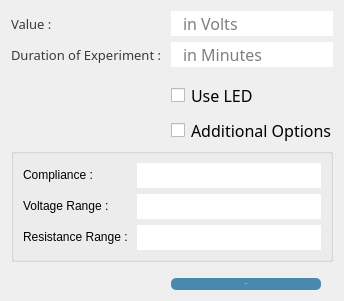
                     <widget class="QWidget" name="cont_voltage">
                      <layout class="QFormLayout" name="formLayout_2">
                       <item row="0" column="0">
                        <widget class="QLabel" name="label_17">
                         <property name="font">
                          <font>
                           <family>KacstTitleL</family>
                           <pointsize>10</pointsize>
                          </font>
                         </property>
                         <property name="styleSheet">
                          <string notr="true">color:#3a3a3a;</string>
                         </property>
                         <property name="text">
                          <string>Value : </string>
                         </property>
                        </widget>
                       </item>
                       <item row="0" column="1">
                        <widget class="QLineEdit" name="voltageValue_2">
                         <property name="font">
                          <font>
                           <family>KacstTitleL</family>
                           <pointsize>12</pointsize>
                          </font>
                         </property>
                         <property name="styleSheet">
                          <string notr="true">border-radius:15;padding-left:10px;</string>
                         </property>
                         <property name="placeholderText">
                          <string>in Volts</string>
                         </property>
                        </widget>
                       </item>
                       <item row="2" column="0">
                        <widget class="QLabel" name="label_18">
                         <property name="font">
                          <font>
                           <family>KacstTitleL</family>
                           <pointsize>10</pointsize>
                          </font>
                         </property>
                         <property name="styleSheet">
                          <string notr="true">color:#3a3a3a;</string>
                         </property>
                         <property name="text">
                          <string>Duration of Experiment : </string>
                         </property>
                        </widget>
                       </item>
                       <item row="2" column="1">
                        <widget class="QLineEdit" name="duration_2">
                         <property name="font">
                          <font>
                           <family>KacstTitleL</family>
                           <pointsize>12</pointsize>
                          </font>
                         </property>
                         <property name="styleSheet">
                          <string notr="true">border-radius:15;padding-left:10px;</string>
                         </property>
                         <property name="placeholderText">
                          <string>in Minutes</string>
                         </property>
                        </widget>
                       </item>
                       <item row="4" column="1">
                        <widget class="QCheckBox" name="toggle_led0">
                         <property name="font">
                          <font>
                           <family>KacstTitleL</family>
                           <pointsize>12</pointsize>
                          </font>
                         </property>
                         <property name="styleSheet">
                          <string notr="true">margin-top: 10px;</string>
                         </property>
                         <property name="text">
                          <string>Use LED</string>
                         </property>
                        </widget>
                       </item>
                       <item row="6" column="0" colspan="2">
                        <widget class="QGroupBox" name="options00">
                         <property name="sizePolicy">
                          <sizepolicy hsizetype="Preferred" vsizetype="Preferred">
                           <horstretch>0</horstretch>
                           <verstretch>0</verstretch>
                          </sizepolicy>
                         </property>
                         <property name="title">
                          <string/>
                         </property>
                         <layout class="QFormLayout" name="formLayout_11">
                          <property name="fieldGrowthPolicy">
                           <enum>QFormLayout::AllNonFixedFieldsGrow</enum>
                          </property>
                          <item row="2" column="0">
                           <widget class="QLabel" name="label_42">
                            <property name="text">
                             <string>Compliance : </string>
                            </property>
                           </widget>
                          </item>
                          <item row="2" column="1">
                           <widget class="QLineEdit" name="compliance0">
                            <property name="font">
                             <font>
                              <family>KacstTitleL</family>
                              <pointsize>12</pointsize>
                             </font>
                            </property>
                            <property name="styleSheet">
                             <string notr="true">border-radius:15;padding-left:10px;</string>
                            </property>
                           </widget>
                          </item>
                          <item row="4" column="0">
                           <widget class="QLabel" name="label_43">
                            <property name="text">
                             <string>Voltage Range : </string>
                            </property>
                           </widget>
                          </item>
                          <item row="4" column="1">
                           <widget class="QLineEdit" name="voltrange0">
                            <property name="font">
                             <font>
                              <family>KacstTitleL</family>
                              <pointsize>12</pointsize>
                             </font>
                            </property>
                            <property name="styleSheet">
                             <string notr="true">border-radius:15;padding-left:10px;</string>
                            </property>
                           </widget>
                          </item>
                          <item row="5" column="0">
                           <widget class="QLabel" name="label_44">
                            <property name="text">
                             <string>Resistance Range : </string>
                            </property>
                           </widget>
                          </item>
                          <item row="5" column="1">
                           <widget class="QLineEdit" name="resrange0">
                            <property name="font">
                             <font>
                              <family>KacstTitleL</family>
                              <pointsize>12</pointsize>
                             </font>
                            </property>
                            <property name="styleSheet">
                             <string notr="true">border-radius:15;padding-left:10px;</string>
                            </property>
                           </widget>
                          </item>
                         </layout>
                        </widget>
                       </item>
                       <item row="8" column="1">
                        <widget class="QPushButton" name="var_start_3">
                         <property name="maximumSize">
                          <size>
                           <width>150</width>
                           <height>16777215</height>
                          </size>
                         </property>
                         <property name="font">
                          <font>
                           <pointsize>-1</pointsize>
                          </font>
                         </property>
                         <property name="cursor">
                          <cursorShape>ClosedHandCursor</cursorShape>
                         </property>
                         <property name="styleSheet">
                          <string notr="true">padding:5px;
color: #f6f8ff;
border-radius:5;margin-top:10px;
background-color: #4988af;</string>
                         </property>
                         <property name="text">
                          <string>START</string>
                         </property>
                        </widget>
                       </item>
                       <item row="5" column="1">
                        <widget class="QCheckBox" name="addopt0">
                         <property name="font">
                          <font>
                           <family>KacstTitleL</family>
                           <pointsize>12</pointsize>
                          </font>
                         </property>
                         <property name="styleSheet">
                          <string notr="true">margin-top:5px;</string>
                         </property>
                         <property name="text">
                          <string>Additional Options</string>
                         </property>
                        </widget>
                       </item>
                      </layout>
                     </widget>
